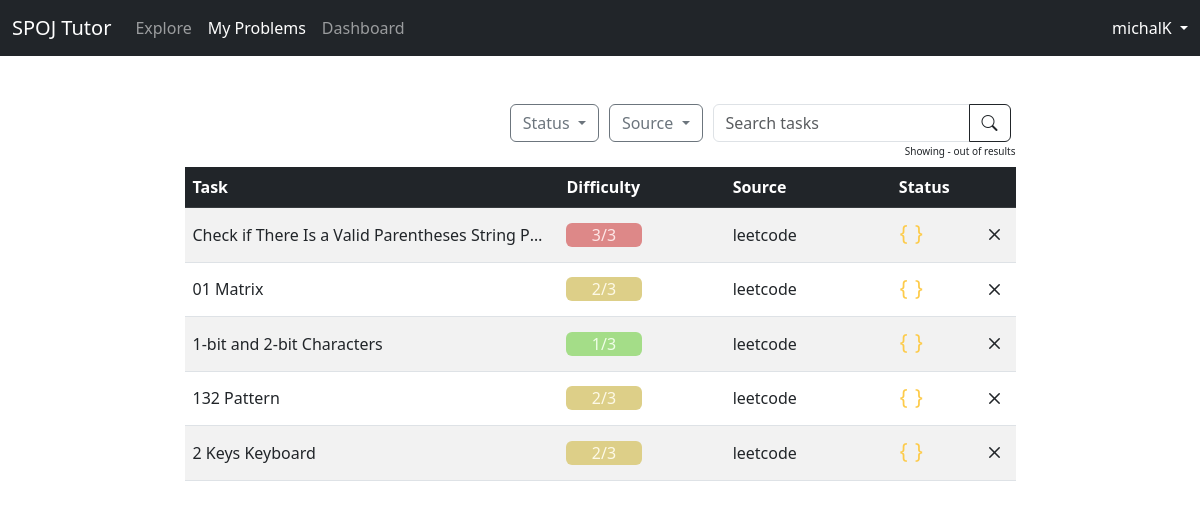
The page /tasks/my_problems (signed in) on the database its author committed.
### tasks/models.py (models this page shows, shortened)
class UserTask(models.Model):
    id = models.AutoField(primary_key=True)
    task_id = models.ForeignKey(Task, related_name="user_tasks", on_delete=models.CASCADE)
    user_id = models.ForeignKey(User, related_name="user_tasks", on_delete=models.CASCADE)
    class Meta:
        unique_together = ("task_id", "user_id")
    user_solution = models.CharField(max_length=1000, blank=True, null=True)
    user_note = models.CharField(max_length=500, blank=True, null=True)
    finished_date = models.DateTimeField(blank=True, null=True)

class Task(models.Model):
    id = models.AutoField(primary_key=True)
    difficulty = models.PositiveIntegerField()
    title = models.CharField(max_length=125)
    spoj = models.ForeignKey(Spoj, on_delete=models.CASCADE)
    class Meta:
        unique_together = ("difficulty", "title", "spoj", "url", "solution_url")
    url = models.URLField(max_length=200, blank=True, null=True)
    solution_url = models.URLField(max_length=200, blank=True, null=True)

class Spoj(models.Model):
    name = models.CharField(max_length=255, primary_key=True)
    amount_of_difficulty_levels = models.IntegerField(null=False, blank=False)
    url = models.URLField(max_length=200)
    def __str__(self):
        return self.name

### tasks/views.py (the view)
# urls.py: path("my_problems", login_required(views.UserTaskListView.as_view()), name='user_tasks'),
class UserTaskListView(ListView):
    model = UserTask
    context_object_name = 'tasks'
    template_name = 'user_tasks/user_tasks.html'
    paginate_by = 20

### templates/user_tasks/user_tasks.html (shortened to what this page needs)
{% extends 'base.html' %}
{% load static %}
{% load paginator_tags %}
{% block stylesheet %}
    {{ block.super }}
    <link rel="stylesheet" href="{% static 'css/tasks.css' %}">
{% endblock stylesheet %}
{% block navbar_items %}
    <li class="nav-item">
        <a class="nav-link" aria-current="page" href="{% url 'tasks' %}">Explore</a>
    </li>
    <li class="nav-item">
        <a class="nav-link active" href="{% url 'user_tasks' %}">My Problems</a>
    </li>
    <li class="nav-item">
        <a class="nav-link" href="#">Dashboard</a>
    </li>
{% endblock navbar_items %}
{% block content %}
    <div class="row justify-content-center">
        <div class="col-lg-9 col-md-12 col-sm-12">
            {% include 'includes/user_task_table_nav.html' %}
            <table class="fixed table table-striped my-2 align-middle">
                <thead class="table-dark ">
                <tr>
                    <th style="width: 45%">Task</th>
                    <th style="width: 20%">Difficulty</th>
                    <th style="width: 20%">Source</th>
                    <th style="width: 10%">Status</th>
                    <th style="width: 5%"></th>
                </tr>
                </thead>
                <tbody>
                {% for task in tasks %}
                    <tr>
                        <td class="title"><a class="link"
                                             href="{% url 'single_user_task' task.id %}">{{ task.task_id.title }}</a>
                        </td>
                        <td>
                            <div class="diff container-lg rounded-2" id="diff">
                                {{ task.task_id.difficulty | add:1 }}/{{ task.task_id.spoj.amount_of_difficulty_levels }}
                            </div>
                        </td>
                        <td>
                            <a class="link" href={{ task.task_id.url }} target="_blank" rel="noopener noreferrer">
                                {{ task.task_id.spoj }}
                            </a>
                        </td>
                        <td class="text-left">
                            {% if task.finished_date is not None %}
                                <i class="bi bi-check icon-green" style="font-size: 25px"></i>
                            {% else %}
                                <i class="bi bi-braces icon-yellow" style="font-size: 25px"></i>
                            {% endif %}
                        </td>
                        <td>
                            <form method="post" action="{{ request.full_path }}">
                                <button class="blank-button link-delete" type="submit" name="delete-user-task"
                                        value="{{ task.id }}">
                                    <i class="bi bi-x" style="font-size: 25px"></i>
                                </button>
                            </form>
                        </td>
                    </tr>
                {% endfor %}
                </tbody>
            </table>
        </div>
    </div>
{% endblock content %}

### templates/base.html (shortened to what this page needs)
{% load static %}
<!DOCTYPE html>
<html>
<head>
    {% block stylesheet %}
        <link rel="stylesheet" href="{% static 'css/bootstrap.min.css' %}">
        <link href="{% static 'css/bootstrap-icons.css' %}" rel="stylesheet">
    {% endblock stylesheet %}
</head>
<body>
{% block body %}
    {% block nav %}
        <nav class="navbar sticky-top navbar-expand-lg bg-dark" data-bs-theme="dark">
            <div class="container-fluid">
                <a class="navbar-brand" href="#">SPOJ Tutor</a>
                <div class="collapse navbar-collapse" id="navbarNavDropdown">
                    <ul class="navbar-nav me-auto mb-2 mb-lg-0">
                        {% block navbar_items %}{% endblock navbar_items %}
                    </ul>
                    {% if user.is_authenticated %}
                        <div class="navbar-text dropdown">
                            <a class="nav-link dropdown-toggle" href="#" role="button" data-bs-toggle="dropdown"
                               aria-expanded="false">
                                {{ user.username }}
                            </a>
                        </div>
                    {% else %}
                        <form class="form-inline">
                            <a href="{% url 'login' %}" class="btn btn-outline-light">Log In</a>
                            <a href="{% url 'signup' %}" class="btn btn-primary">Sign Up</a>
                        </form>
                    {% endif %}
                </div>
            </div>
        </nav>
    {% endblock nav %}
    <div class="container mx-auto mt-5">
        {% block content %}
        {% endblock %}
    </div>
{% endblock body %}
</body>
</html>

### static/css/tasks.css (style rules this page uses)
.diff { width: 50%; height: auto; text-align: center; float: left; }
.fixed { table-layout: fixed; }
.title { overflow: hidden; white-space: nowrap; text-overflow: ellipsis; }
.link { color: #212529; text-decoration: none; }
.link-delete { color: #212529; text-decoration: none; }
.icon-yellow { color: #FDCB4A; }
.blank-button { background: none; color: inherit; border: none; padding: 0; font: inherit; cursor: pointer; outline: inherit; }

### rows shown on the page
UserTask: task_id "Check if There Is a Valid Parentheses String P…", task_id.difficulty|add "3", task_id.spoj.amount_of_difficulty_levels "3", task_id.spoj "leetcode", {{ task.id }} 25 (drawn)
UserTask: task_id "01 Matrix", task_id.difficulty|add "2", task_id.spoj.amount_of_difficulty_levels "3", task_id.spoj "leetcode", {{ task.id }} 26 (drawn)
UserTask: task_id "1-bit and 2-bit Characters", task_id.difficulty|add "1", task_id.spoj.amount_of_difficulty_levels "3", task_id.spoj "leetcode", {{ task.id }} 27 (drawn)
UserTask: task_id "132 Pattern", task_id.difficulty|add "2", task_id.spoj.amount_of_difficulty_levels "3", task_id.spoj "leetcode", {{ task.id }} 28 (drawn)
UserTask: task_id "2 Keys Keyboard", task_id.difficulty|add "2", task_id.spoj.amount_of_difficulty_levels "3", task_id.spoj "leetcode", {{ task.id }} 29 (drawn)

### other values the page prints
{{ user.username }} "michalK"
